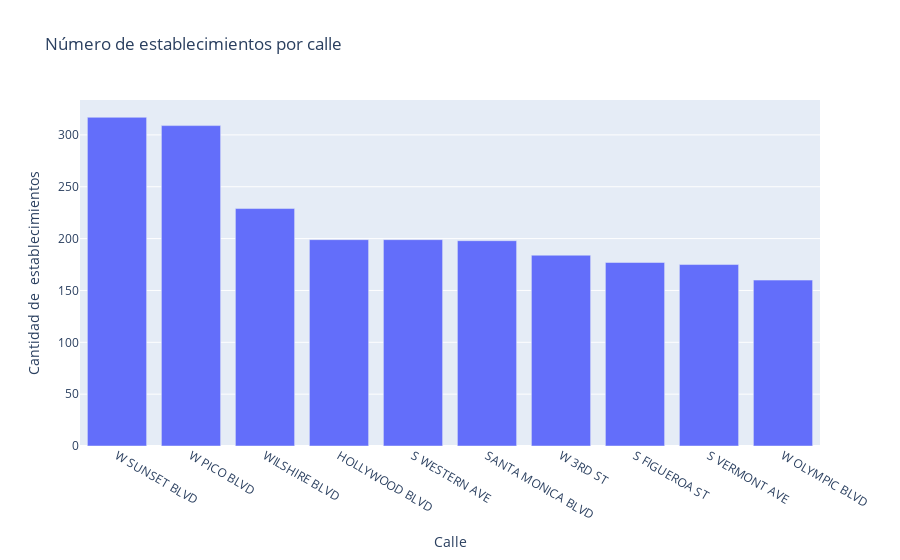

Notebook code cell kept with this figure:
### Code cell
fig = px.bar(streets.head(10), x='calle', y= 'object_name',  title='Número de establecimientos por calle')
fig.update_layout(
    xaxis_title='Calle',  # Etiqueta del eje X
    yaxis_title= 'Cantidad de  establecimientos'  # Etiqueta del eje Y
    )
fig.show()

### Figure 1 — Plotly figure (JSON) as saved in the notebook; plotly's stock layout.template omitted (floating-point values rounded to 4 significant figures)
{"data": [{"alignmentgroup": "True", "hovertemplate": "calle=%{x}<br>object_name=%{y}<extra></extra>", "legendgroup": "", "marker": {"color": "#636efa", "pattern": {"shape": ""}}, "name": "", "offsetgroup": "", "orientation": "v", "showlegend": false, "textposition": "auto", "type": "bar", "x": ["W SUNSET BLVD", "W PICO BLVD", "WILSHIRE BLVD", "HOLLYWOOD BLVD", "S WESTERN AVE", "SANTA MONICA BLVD", "W 3RD ST", "S FIGUEROA ST", "S VERMONT AVE", "W OLYMPIC BLVD"], "xaxis": "x", "y": [317, 309, 229, 199, 199, 198, 184, 177, 175, 160], "yaxis": "y"}], "layout": {"barmode": "relative", "legend": {"tracegroupgap": 0}, "title": {"text": "Número de establecimientos por calle"}, "xaxis": {"anchor": "y", "domain": [0, 1], "title": {"text": "Calle"}}, "yaxis": {"anchor": "x", "domain": [0, 1], "title": {"text": "Cantidad de  establecimientos"}}}}
